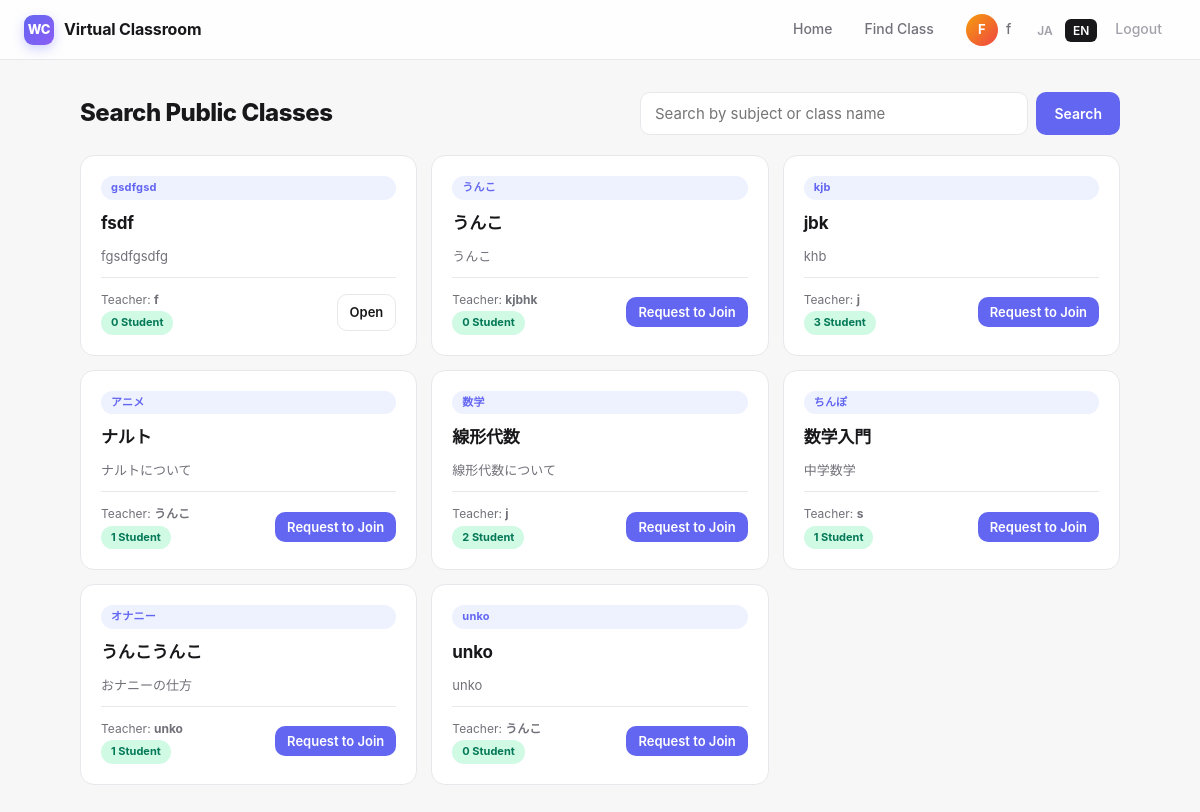
/classes (signed in), run on the app's committed database.
### tables this page shows
CREATE TABLE users (
        id INTEGER PRIMARY KEY AUTOINCREMENT,
        name TEXT NOT NULL UNIQUE,
        created_at TEXT NOT NULL
    , lang TEXT DEFAULT 'ja', title TEXT DEFAULT '', bio TEXT DEFAULT '');

CREATE TABLE classes (
        id INTEGER PRIMARY KEY AUTOINCREMENT,
        title TEXT NOT NULL,
        subject TEXT NOT NULL,
        description TEXT,
        teacher_id INTEGER NOT NULL,
        join_code TEXT NOT NULL UNIQUE,
        created_at TEXT NOT NULL, blackboard TEXT DEFAULT '', ai_mode INTEGER DEFAULT 0, stage INTEGER DEFAULT 0, is_public INTEGER DEFAULT 1, ai_teacher_mode INTEGER DEFAULT 0, teaching_focus TEXT DEFAULT '', taught_by TEXT DEFAULT '',
        FOREIGN KEY (teacher_id) REFERENCES users(id)
    );

### main.py (the view)
@app.get("/classes", response_class=HTMLResponse)
def browse_classes(request: Request, q: str = ""):
    user = current_user(request)
    if not user:
        return RedirectResponse("/login")
    raw = list_public_classes(q)
    results = []
    for c in raw:
        d = dict(c)
        d["student_count"] = count_students(c["id"])
        results.append(d)
    my_classes = {c["id"] for c in list_classes_for_user(user["id"])}
    return templates.TemplateResponse(
        request, "browse.html",
        ctx(request, user, results=results, q=q, my_classes=my_classes),
    )

### templates/browse.html (shortened to what this page needs)
{% extends "base.html" %}
{% block content %}
<div class="search-h">
  <h1>{{ T.search_classes }}</h1>
  <form method="get" action="/classes" class="search-bar">
    <input type="text" name="q" value="{{ q }}" placeholder="{{ T.search_placeholder }}">
    <button class="btn" type="submit">{{ T.search }}</button>
  </form>
</div>
{% if results %}
<div class="grid">
  {% for c in results %}
  <div class="class-card">
    <span class="pill">{{ c.subject }}</span>
    <h3>{{ c.title }}</h3>
    <div class="desc">{{ c.description or "" }}</div>
    <div class="foot">
      <div>
        <div class="teacher">{{ T.teacher }}: <strong>{{ c.teacher_name }}</strong></div>
        <div class="count">{{ c.student_count }} {{ T.student }}</div>
      </div>
      {% if c.id in my_classes %}
        <a class="btn sm ghost" href="/class/{{ c.id }}">{{ T.open }}</a>
      {% else %}
        <form method="post" action="/classes/{{ c.id }}/request">
          <button class="btn sm" type="submit">{{ T.request_join }}</button>
        </form>
      {% endif %}
    </div>
  </div>
  {% endfor %}
</div>
{% endif %}
{% endblock %}

### templates/base.html (shortened to what this page needs)
<!DOCTYPE html>
<html lang="{{ lang }}">
<head>
</head>
<body>
<header class="hdr">
  <a href="/dashboard" class="brand">
    <div class="logo">WC</div>
    <span>{{ T.app_title }}</span>
  </a>
  <nav>
    {% if user %}
      <a href="/dashboard">{{ T.home }}</a>
      <a href="/classes">{{ T.join_class }}</a>
      <a href="/u/{{ user.id }}" style="display:flex;align-items:center;">
        <span class="avatar">{{ user.name[0]|upper }}</span>
        <span>{{ user.name }}</span>
      </a>
      <span class="lang">
        <a href="/lang/ja" class="{% if lang == 'ja' %}active{% endif %}">JA</a>
        <a href="/lang/en" class="{% if lang == 'en' %}active{% endif %}">EN</a>
      </span>
      <a href="/logout" style="color:var(--text-soft);">{{ T.logout }}</a>
    {% else %}
      <span class="lang">
        <a href="/lang/ja" class="{% if lang == 'ja' %}active{% endif %}">JA</a>
        <a href="/lang/en" class="{% if lang == 'en' %}active{% endif %}">EN</a>
      </span>
    {% endif %}
  </nav>
</header>
<main class="{% block main_class %}{% endblock %}">
{% block content %}{% endblock %}
</main>
</body>
</html>

### templates/base.html (style rules this page uses)
:root { --bg: #f7f7f8; --surface: #ffffff; --surface-2: #fafafa; --border: #e8e8ec; --text: #18181b; --text-muted: #71717a; --text-soft: #a1a1aa; --primary: #6366f1; --primary-hover: #4f46e5; --primary-soft: #eef2ff; --teacher: #f59e0b; --teacher-soft: #fef3c7; --student: #10b981; --student-soft: #d1fae5; --danger: #ef4444; --danger-soft: #fee2e2; --success: #10b981; --radius: 14px; --radius-sm: 10px; --radius-lg: 20px; --shadow-sm: 0 1px 2px rgba(0,0,0,.04); --shadow: 0 4px 12px rgba(0,0,0,.05); --shadow-lg: 0 12px 32px rgba(0,0,0,.08); --font: -apple-system, BlinkMacSystemFont, "Inter", "Hiragino Sans", "Yu Gothic UI", "Meiryo", sans-serif; }
* { box-sizing: border-box; }
html, body { margin: 0; padding: 0; }
body { font-family: var(--font); background: var(--bg); color: var(--text); font-size: 15px; line-height: 1.6; -webkit-font-smoothing: antialiased; }
a { color: inherit; text-decoration: none; }
button { font-family: inherit; }
.hdr { background: rgba(255,255,255,.85); backdrop-filter: saturate(180%) blur(12px); -webkit-backdrop-filter: saturate(180%) blur(12px); border-bottom: 1px solid var(--border); padding: 0 24px; height: 60px; display: flex; align-items: center; justify-content: space-between; position: sticky; top: 0; z-index: 50; }
.hdr .brand { display: flex; align-items: center; gap: 10px; font-weight: 700; font-size: 16px; letter-spacing: -.01em; }
.hdr .brand .logo { width: 30px; height: 30px; border-radius: 9px; background: linear-gradient(135deg, #6366f1, #8b5cf6); display: flex; align-items: center; justify-content: center; color: #fff; font-size: 13px; font-weight: 800; box-shadow: 0 4px 12px rgba(99,102,241,.3); }
.hdr nav { display: flex; align-items: center; gap: 4px; }
.hdr nav a { padding: 7px 14px; border-radius: 8px; font-size: 14px; color: var(--text-muted); font-weight: 500; transition: all .15s; }
.hdr .avatar { width: 32px; height: 32px; border-radius: 50%; background: linear-gradient(135deg, #f59e0b, #ef4444); color: #fff; font-weight: 700; font-size: 13px; display: flex; align-items: center; justify-content: center; margin-right: 8px; }
.hdr .lang a { padding: 4px 8px; border-radius: 6px; font-size: 12px; color: var(--text-soft); font-weight: 600; }
.hdr .lang a.active { background: var(--text); color: #fff; }
main { max-width: 1080px; margin: 32px auto; padding: 0 20px; }
input[type=text], input[type=number], textarea, select { width: 100%; padding: 11px 14px; border: 1.5px solid var(--border); border-radius: var(--radius-sm); font-size: 15px; font-family: inherit; background: var(--surface); color: var(--text); transition: all .15s; margin-bottom: 4px; }
.btn { display: inline-flex; align-items: center; gap: 6px; padding: 10px 18px; border-radius: var(--radius-sm); background: var(--primary); color: #fff; border: none; font-size: 14px; font-weight: 600; cursor: pointer; transition: all .15s; text-decoration: none; font-family: inherit; }
.btn.ghost { background: var(--surface); color: var(--text); border: 1.5px solid var(--border); }
.btn.sm { padding: 7px 12px; font-size: 13px; }
.pill { display: inline-block; padding: 3px 10px; border-radius: 20px; font-size: 11px; font-weight: 700; letter-spacing: .02em; background: var(--primary-soft); color: var(--primary); }

### data on the page
users: name "F", name "f"
classes: subject "gsdfgsd", title "fsdf", description "fgsdfgsdfg", teacher "Teacher", teacher_name "f", student_count "0", student "Student", open "Open"
classes: subject "うんこ", title "うんこ", description "うんこ", teacher "Teacher", teacher_name "kjbhk", student_count "0", student "Student", request_join "Request to Join"
classes: subject "kjb", title "jbk", description "khb", teacher "Teacher", teacher_name "j", student_count "3", student "Student", request_join "Request to Join"
classes: subject "アニメ", title "ナルト", description "ナルトについて", teacher "Teacher", teacher_name "うんこ", student_count "1", student "Student", request_join "Request to Join"
classes: subject "数学", title "線形代数", description "線形代数について", teacher "Teacher", teacher_name "j", student_count "2", student "Student", request_join "Request to Join"
classes: subject "ちんぽ", title "数学入門", description "中学数学", teacher "Teacher", teacher_name "s", student_count "1", student "Student", request_join "Request to Join"
classes: subject "オナニー", title "うんこうんこ", description "おナニーの仕方", teacher "Teacher", teacher_name "unko", student_count "1", student "Student", request_join "Request to Join"
classes: subject "unko", title "unko", description "unko", teacher "Teacher", teacher_name "うんこ", student_count "0", student "Student", request_join "Request to Join"

### other printed values
{{ T.app_title }} "Virtual Classroom"
{{ T.home }} "Home"
{{ T.join_class }} "Find Class"
{{ T.logout }} "Logout"
{{ T.search_classes }} "Search Public Classes"
{{ T.search }} "Search"
